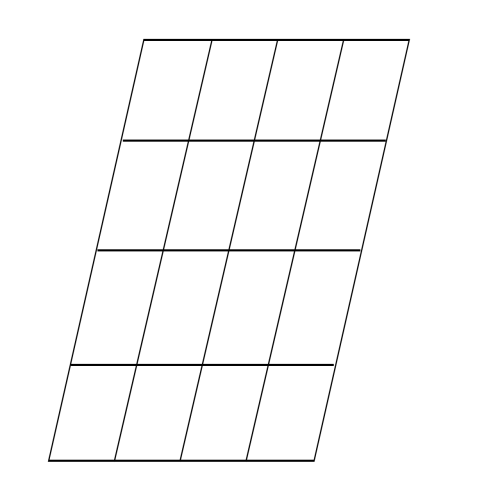
#> input picture examples/opencv-qing-song-ru-men/chapter05/demo.bmp, 500 x 500 px
$ python 5.08.py
#> lines starting #> are read from the running program, lines starting #| are printed output that depends on the picture; after the words box and inside, x2 and y2 are one past the last pixel; in counts of white or black regions, pixels touching at a corner belong together
# -*- coding: utf-8 -*-
import cv2 as cv
import numpy as np

img = cv.imread('demo.bmp')
#> img is the input picture: shape (500, 500, 3); min 0, max 255, mean 249.5
rows, cols = img.shape[:2]
#> rows = 500; cols = 500
width, height = cols, rows
#> width = 500; height = 500

p1 = (150, 50)
p2 = (400, 50)
p3 = (60, 450)
p4 = (310, 450)
pts1 = np.float32([p1, p2, p3, p4])

q1 = (50, 50)
q2 = (height - 50, 50)
#> q2 = (450, 50)
q3 = (50, width - 50)
#> q3 = (50, 450)
q4 = (height - 50, width - 50)
#> q4 = (450, 450)
pts2 = np.float32([q1, q2, q3, q4])

M = cv.getPerspectiveTransform(pts1, pts2)
res = cv.warpPerspective(img, M, (width, height))
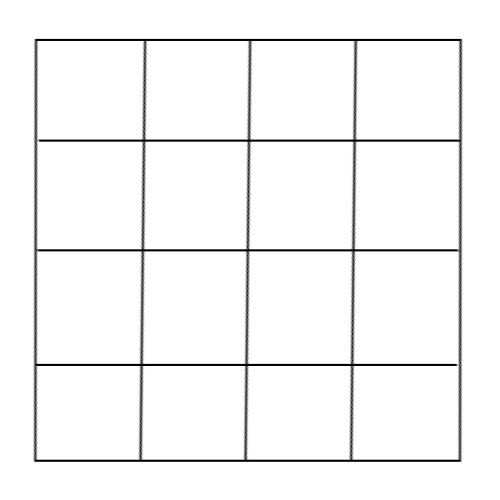
#> res: shape (500, 500, 3); min 0, max 255, mean 246.2

pts1 = pts1.astype(np.int32)
pts2 = pts2.astype(np.int32)
for p, q in zip(pts1, pts2):
    cv.circle(img, p, 5, (0, 0, 255), -1)
    cv.circle(res, q, 5, (255, 0, 0), -1)
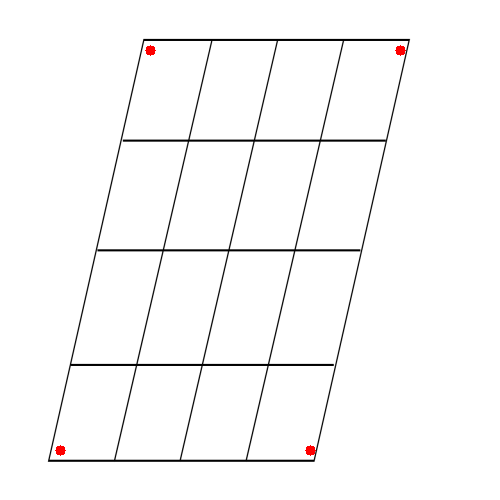
#> img: shape (500, 500, 3); 0.13% of pixels changed, all inside (x1, y1, x2, y2) = (55, 45, 406, 456)
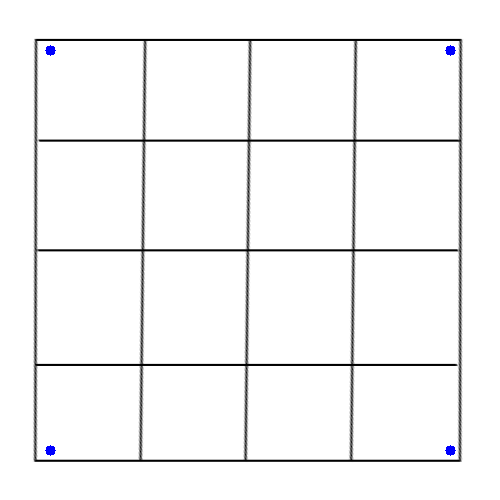
#> res: shape (500, 500, 3); 0.13% of pixels changed, all inside (x1, y1, x2, y2) = (45, 45, 456, 456)

cv.imshow('img', img)
cv.imshow('res', res)
cv.waitKey()
cv.destroyAllWindows()

# 运行结果 https://is.gd/xyoKtL
